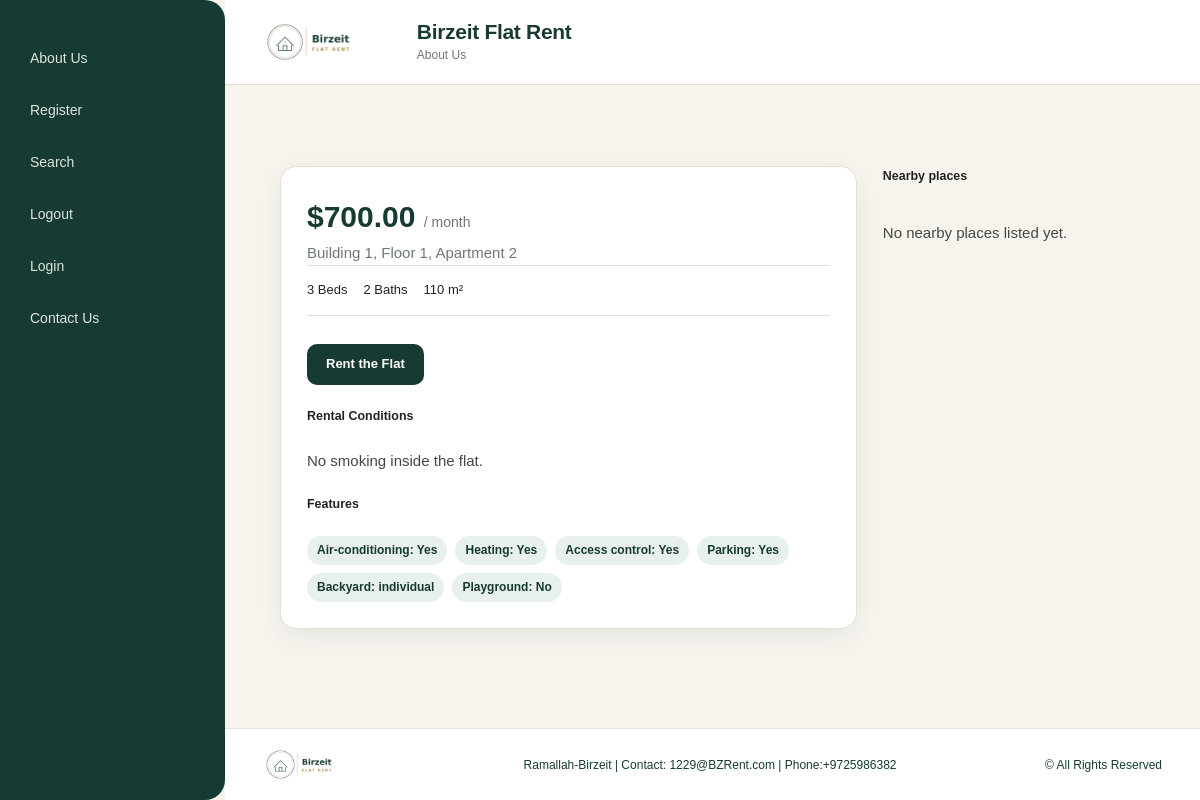
/FlatDetail.php?ID=2, run on the app's committed database.
### tables this page shows
CREATE TABLE `flats` (
  `flat_ref` int NOT NULL,
  `owner_id` int NOT NULL,
  `location` varchar(100) DEFAULT NULL,
  `address` text,
  `price` decimal(10,2) DEFAULT NULL,
  `available_from` date DEFAULT NULL,
  `available_to` date DEFAULT NULL,
  `bedrooms` int DEFAULT NULL,
  `bathrooms` int DEFAULT NULL,
  `size_sqm` int DEFAULT NULL,
  `rent_conditions` text,
  `heating` tinyint(1) DEFAULT NULL,
  `air_conditioning` tinyint(1) DEFAULT NULL,
  `access_control` tinyint(1) DEFAULT NULL,
  `parking` tinyint(1) DEFAULT NULL,
  `backyard` enum('none','individual','shared') DEFAULT NULL,
  `playground` tinyint(1) DEFAULT NULL,
  `storage` tinyint(1) DEFAULT NULL,
  `is_rented` tinyint(1) DEFAULT '0',
  `is_approved` tinyint(1) DEFAULT '0',
  `Type` varchar(100) NOT NULL,
  `PhotoPath` varchar(100) NOT NULL
);

### FlatDetail.php (the view, shortened to what this page needs)
<?php
require_once("dbconfig.inc.php");
if (isset($_GET['ID'])) {
    $ID = $_GET['ID'];
    try {
$statement = $pdo->prepare("SELECT * FROM flats WHERE flat_ref = :flat_ref");
 $statement->execute([':flat_ref' => $ID]);
$flats = $statement->fetch(PDO::FETCH_ASSOC);
$parking = isset($flats['parking']) && $flats['parking'] == 1 ? 'Yes' : 'No';
$heating = isset($flats['heating']) && $flats['heating'] == 1 ? 'Yes' : 'No';
$playground = isset($flats['playground']) && $flats['playground'] == 1 ? 'Yes' : 'No';
$air_conditioning = isset($flats['air_conditioning']) && $flats['air_conditioning'] == 1 ? 'Yes' : 'No';
$access_control = isset($flats['access_control']) && $flats['access_control'] == 1 ? 'Yes' : 'No';
    } catch (PDOException $EXC) {
        echo "Error deleting " . $EXC->getMessage();
    }
} else {
    echo "<p>Invalid  flat ID.</p>";
}
?>
<!DOCTYPE html>
<html lang="ar">
<head>
   <link rel="stylesheet" href="style.css" />
</head>
<body>
    <div class="container">
    <header>
 <section class=Flex>
<img class="logo" src="images/LogoRent1.png"  alt="logo">
<div class="Section">
 <h1>Birzeit Flat Rent</h1>
 <a href="AboutUs.php">About Us</a>
 </div>
 </section>
         </header>
         <nav class="nav">
        <ul>
             <li><a href="AboutUs.php">About Us</a></li>
            <li><a href="MainReg.php">Register</a></li>
            <li><a href="SearchFlat.php">Search</a></li>
            <li><a href="LogOut.php">Logout</a></li>
            <li><a href="LogIn.php">Login</a></li>
        <li><a href="contact.php">Contact Us</a></li>
        </ul>
    </nav>
         <main>
      <div class="property-detail-layout">
        <div class="property-main">
          <div class="property-info-card">
            <div class="property-price"><?= '$' . $flats['price'] ?> <span>/ month</span></div>
            <div class="property-address"><?= $flats['address'] ?></div>
            <div class="property-stats">
              <span><?= $flats['bedrooms'] ?> Beds</span>
              <span><?= $flats['bathrooms'] ?> Baths</span>
              <span><?= $flats['size_sqm'] ?> m²</span>
            </div>
            <div class="property-cta">
              <?php if (!isset($_SESSION['UserName'])): ?>
                <a class="btn-view" href="LogIn.php?ID=<?= $ID ?>">Rent the Flat</a>
              <?php else: ?>
                <a class="btn-view" href="RentFlat.php?ID=<?= $ID ?>">Rent the Flat</a>
                <a class="btn-view btn-outline" href="Appointment.php?ID=<?= $ID ?>">Book a Visit</a>
              <?php endif; ?>
            </div>
            <h5>Rental Conditions</h5>
            <p><?= $flats['rent_conditions'] ?></p>
            <h5>Features</h5>
            <div class="property-features">
              <span class="feature-chip">Air-conditioning: <?= $air_conditioning ?></span>
              <span class="feature-chip">Heating: <?= $heating ?></span>
              <span class="feature-chip">Access control: <?= $access_control ?></span>
              <span class="feature-chip">Parking: <?= $parking ?></span>
              <span class="feature-chip">Backyard: <?= $flats['backyard'] ?></span>
              <span class="feature-chip">Playground: <?= $playground ?></span>
            </div>
          </div>
        </div>
        <aside class="property-sidebar">
          <h5>Nearby places</h5>
          <?php
            $hasNearby = false;
            if (!$hasNearby) {
                echo '<p>No nearby places listed yet.</p>';
            }
          ?>
        </aside>
      </div>
</main>
    <footer class=Flex>
        <img class="logo" src="images/LogoRent1.png"  alt="logo">
        <p>Ramallah-Birzeit | Contact: 1229@BZRent.com | Phone:+9725986382 </p>
        <p>&copy; All Rights Reserved</p></div>
</body>
</html>

### style.css (style rules this page uses)
:root { --bg: #f7f4ee; --surface: #ffffff; --primary: #173b32; --primary-dark: #0f2c25; --primary-light: #e8f0ec; --gold: #b98a4b; --gold-light: #f3e8d6; --text: #202522; --muted: #707873; --border: #e4e0d7; --danger-bg: #fcebea; --danger-border: #f0c8c5; --danger-text: #a13d38; --shadow: 0 8px 25px rgba(23, 59, 50, 0.07); --shadow-hover: 0 14px 35px rgba(23, 59, 50, 0.12); --radius: 16px; }
* { box-sizing: border-box; }
html, body { margin: 0; padding: 0; min-height: 100%; }
body { font-family: 'Poppins', Arial, sans-serif; font-size: 15px; line-height: 1.6; background: var(--bg); color: var(--text); }
a { text-decoration: none; }
.container { min-height: 100vh; display: grid; grid-template-columns: 225px minmax(0, 1fr); grid-template-rows: auto 1fr auto; background: var(--bg); }
header { grid-column: 2; grid-row: 1; min-height: 85px; display: flex; align-items: center; justify-content: space-between; gap: 25px; padding: 16px 38px; background: var(--surface); border-bottom: 1px solid var(--border); }
header .Flex { display: flex; align-items: center; gap: 13px; padding: 0; background: transparent; border: none; }
header .logo { width: auto; height: 44px; margin: 0; display: block; }
header .Section { display: flex; flex-direction: column; justify-content: center; gap: 2px; }
header h1 { margin: 0; color: var(--primary); font-size: 21px; line-height: 1.2; font-weight: 700; letter-spacing: -0.3px; }
header .Section > a { color: var(--muted); font-size: 12px; font-weight: 500; }
nav { grid-column: 1; grid-row: 1 / 4; width: 225px; min-width: 225px; min-height: 100vh; padding: 30px 15px; background: var(--primary); border-radius: 0 20px 20px 0; position: sticky; top: 0; align-self: start; }
nav ul { list-style: none; margin: 0; padding: 0; }
nav li { list-style: none; margin: 5px 0; padding: 0; }
nav a:link, nav a:visited { display: flex; align-items: center; min-height: 47px; padding: 11px 15px; border-radius: 11px; color: #dce5e0; font-size: 14px; font-weight: 500; transition: 0.2s ease; }
main { grid-column: 2; grid-row: 2; width: 100%; max-width: 1200px; margin: 0 auto; padding: 45px 55px 60px; }
main p { margin: 0 0 18px; max-width: 1050px; color: #424944; font-size: 15px; line-height: 1.8; }
.flat-listing-card, .property-info-card, .nearby-card, .Rent_Section, .sec1, .sec2, .message-card, .Address-form { background: var(--surface); border: 1px solid var(--border); box-shadow: var(--shadow); border-radius: var(--radius); }
.flat-listing-price, .property-price { font-weight: 700; color: var(--primary); }
.flat-listing-location, .property-address, .nearby-description { color: var(--muted); }
.flat-listing-badge, .feature-chip { display: inline-block; background: var(--primary-light); color: var(--primary); font-size: 12px; font-weight: 600; padding: 5px 10px; border-radius: 999px; }
.btn-view, a.btn-view { display: inline-block; margin-top: 10px; text-align: center; background: var(--primary); color: #fff; padding: 10px 19px; border-radius: 10px; font-weight: 600; font-size: 13px; text-decoration: none; }
footer { grid-column: 2; grid-row: 3; width: 100%; display: flex; align-items: center; justify-content: space-between; gap: 20px; padding: 18px 38px; background: var(--surface); color: var(--text); border-top: 1px solid var(--border); color: #e7eee9; }
footer .logo { height: 35px; width: auto; margin: 0; }
footer p { margin: 0; color: #173b32;; font-size: 12px; line-height: 1.5; }
.property-detail-layout { display: grid; grid-template-columns: 2.2fr 1fr; gap: 26px; align-items: start; margin-top: 16px; }
.property-info-card { padding: 26px; }
.property-price { font-size: 30px; }
.property-price span { font-size: 14px; font-weight: 500; color: var(--muted); }
.property-stats { display: flex; gap: 16px; padding: 14px 0; border-top: 1px solid var(--border); border-bottom: 1px solid var(--border); margin-bottom: 18px; font-size: 13px; }
.property-cta { display: flex; gap: 12px; margin-bottom: 22px; flex-wrap: wrap; }
.property-features { display: flex; flex-wrap: wrap; gap: 8px; margin-top: 10px; }
.property-sidebar { display: flex; flex-direction: column; gap: 12px; }

### data on the page
flats: price "700.00", address "Building 1, Floor 1, Apartment 2", bedrooms "3", bathrooms "2", size_sqm "110", rent_conditions "No smoking inside the flat.", air_conditioning "Yes", heating "Yes", access_control "Yes", parking "Yes", backyard "individual", playground "No"
